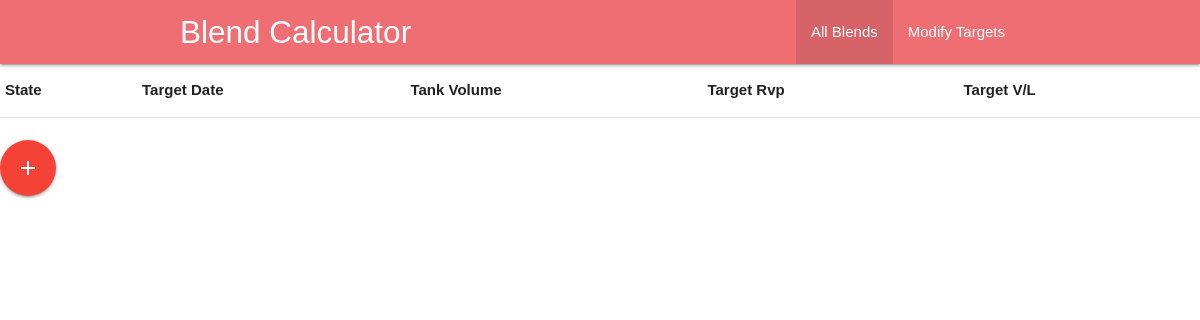
The app's page /update_targets, older data.
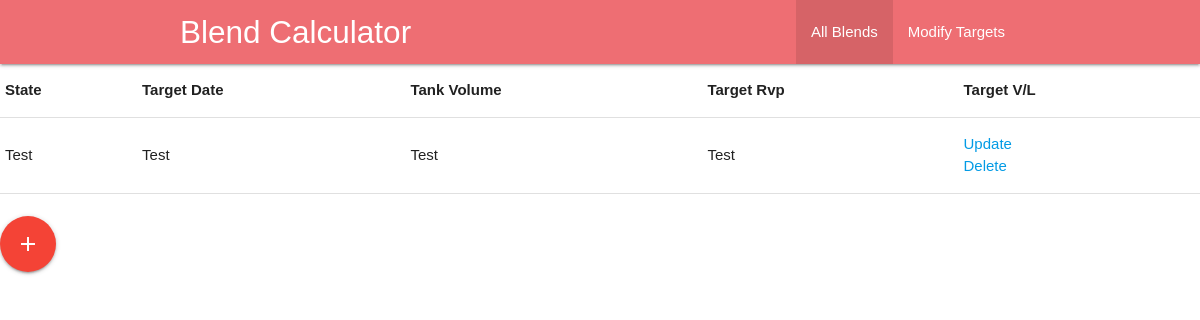
The same page, newer data.
### app.py (models this page shows, shortened)
class BlendTargets(db.Model):
    id = db.Column(db.Integer, primary_key=True)
    targetdate = db.Column(db.String(200))
    targetstate = db.Column(db.String(200))
    targetlocation = db.Column(db.String(200))
    targetRVP = db.Column(db.String(200))
    targetvl = db.Column(db.String(200))

### app.py (the view)
@app.route('/update_targets', methods=['GET', 'POST'])
def update_targets():
    targets = BlendTargets.query.order_by(BlendTargets.id).all()
    return render_template('update_targets.html', targets=targets)

### templates/update_targets.html (shortened to what this page needs)
{% extends "base.html" %}
{% block body %}
    <table class="highlight">
        <thead>
        <tr>
            <th>State</th>
            <th>Target Date</th>
            <th>Tank Volume</th>
            <th>Target Rvp</th>
            <th>Target V/L</th>
        </tr>
        </thead>
        {% for bl in targets %}
            <tbody>
            <tr>
                <td> {{ bl.targetstate }} </td>
                <td>{{ bl.targetdate }}</td>
                <td> {{ bl.targetRVP }} </td>
                <td> {{ bl.targetvl }} </td>
                <td>
                    <a href="/update/{{ bl.id }}">Update</a>
                    <br>
                    <a href="/delete/{{ bl.id }}">Delete</a>
                </td>
            </tr>
            </tbody>
        {% endfor %}
    </table>
    <br>
    <a href="/newblend/" class="btn-floating btn-large waves-effect waves-light red"><i
            class="material-icons">add</i></a>
{% endblock %}

Row changes from the older to the newer data that the page shows:
added BlendTargets: targetstate "Test", targetdate "Test", targetRVP "Test", targetvl "Test"
